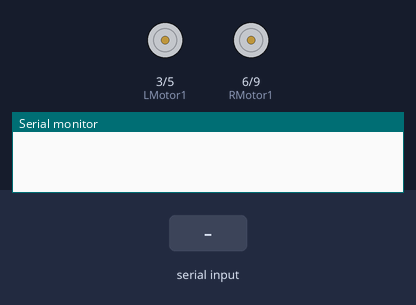
Simulated run of this sketch. Board: Arduino Uno, built with avr-gcc and run on an emulated ATmega328P. Parts: motor-driver pin pairs drawn as motors (green arrow = first pin HIGH = forward, orange = second pin HIGH = backward, longer = more drive), the last lines printed to the serial monitor. The inputs (shaded band) are chosen by the test bench.

Above: at 1.2 s.
1.3 s: "FF" received over the second serial link
At 1.8 s:
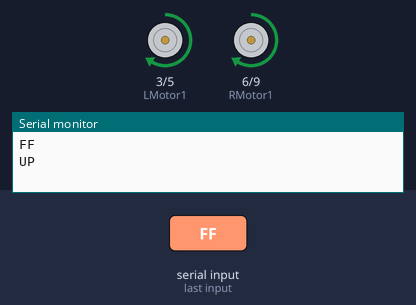
2.8 s: "BB" received over the second serial link
At 4.0 s:
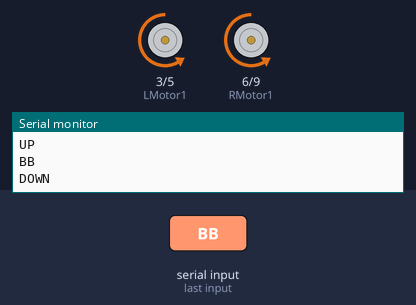
4.3 s: "LL" received over the second serial link
At 5.3 s:
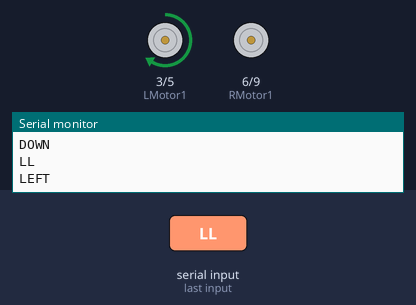
5.8 s: "RR" received over the second serial link
At 6.5 s:
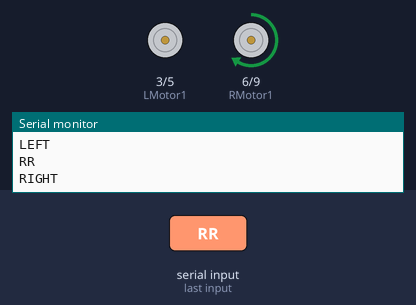
Timing chart, 0 to 8.3 s (numbered marks = the images above; inputs shaded):
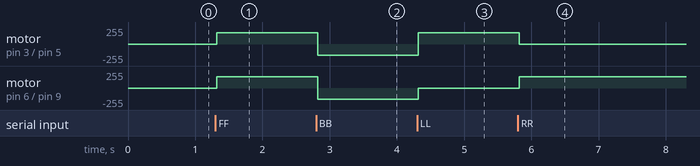

Measured:
- after the input at 1.3 s, motor on pin 3 (LMotor1) / pin 5 (LMotor2), motor on pin 6 (RMotor1) / pin 9 (RMotor2): stopped → forward 170/255 at once
- after the input at 2.8 s, motor on pin 3 (LMotor1) / pin 5 (LMotor2), motor on pin 6 (RMotor1) / pin 9 (RMotor2): forward 170/255 → backward 170/255 at once
- after the input at 4.3 s, motor on pin 3 (LMotor1) / pin 5 (LMotor2): backward 170/255 → forward 170/255 at once; motor on pin 6 (RMotor1) / pin 9 (RMotor2): backward 170/255 → stopped at once
- after the input at 5.8 s, motor on pin 3 (LMotor1) / pin 5 (LMotor2): forward 170/255 → stopped at once; motor on pin 6 (RMotor1) / pin 9 (RMotor2): stopped → forward 170/255 at once

The sketch:

voice_control_bot_code.ino
```cpp
#include <SoftwareSerial.h>
SoftwareSerial BT(11, 10);
String readdata;

int LMotor1 = 3;
int LMotor2 = 5;
int RMotor1 = 6;
int RMotor2 = 9;

void setup(){
BT.begin(9600);
Serial.begin(9600);
pinMode(LMotor1, OUTPUT);
pinMode(LMotor2, OUTPUT);
pinMode(RMotor1, OUTPUT);
pinMode(RMotor2, OUTPUT);

}

void loop(){


  while (BT.available())
  {
    delay(10);
    char c = BT.read();
    readdata += c;
  }
  if (readdata.length() > 0)
  {
    Serial.println(readdata);

    if(readdata == "FF")
    {
      Serial.println("UP");
      //forward
        analogWrite(LMotor1, 170);
        analogWrite(LMotor2, 0);
        analogWrite(RMotor1, 170);
        analogWrite(RMotor2, 0);
        delay(1000);
      delay(10);


    }
    else if(readdata == "BB")
    {
      Serial.println("DOWN");
      //backward

        analogWrite(LMotor1, 0);
        analogWrite(LMotor2, 170);
        analogWrite(RMotor1, 0);
        analogWrite(RMotor2, 170);
        delay(1000);
      delay(10);
    }
    else if (readdata == "SS")
    {
      Serial.println("STOP");
      //stop

        analogWrite(LMotor1, 0);
        analogWrite(LMotor2, 0);
        analogWrite(RMotor1, 0);
        analogWrite(RMotor2, 0);
        delay(1000);
      delay(10);
    }
else if (readdata == "LL")
    {
      Serial.println("LEFT");
      //stop

        analogWrite(LMotor1,170 );
        analogWrite(LMotor2, 0);
        analogWrite(RMotor1, 0);
        analogWrite(RMotor2, 0);
        delay(1000);
      delay(10);
    }else if (readdata == "RR")
    {
      Serial.println("RIGHT");
      //stop

        analogWrite(LMotor1, 0);
        analogWrite(LMotor2, 0);
        analogWrite(RMotor1, 170);
        analogWrite(RMotor2, 0);
        delay(1000);
      delay(10);
    }
    readdata="";
  }
}
```
